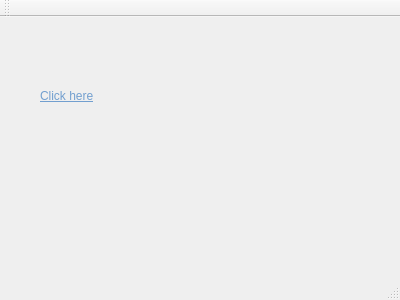
<?xml version="1.0" encoding="UTF-8"?>
<ui version="4.0">
 <class>MainWindow</class>
 <widget class="QMainWindow" name="MainWindow">
  <property name="geometry">
   <rect>
    <x>0</x>
    <y>0</y>
    <width>400</width>
    <height>300</height>
   </rect>
  </property>
  <property name="font">
   <font>
    <underline>true</underline>
   </font>
  </property>
  <property name="windowTitle">
   <string>MainWindow</string>
  </property>
  <widget class="QWidget" name="centralWidget">
   <widget class="ClickableQLabel" name="label">
    <property name="geometry">
     <rect>
      <x>40</x>
      <y>70</y>
      <width>161</width>
      <height>17</height>
     </rect>
    </property>
    <property name="styleSheet">
     <string notr="true">color: rgb(114, 159, 207);</string>
    </property>
    <property name="text">
     <string>Click here</string>
    </property>
   </widget>
  </widget>
  <widget class="QMenuBar" name="menuBar">
   <property name="geometry">
    <rect>
     <x>0</x>
     <y>0</y>
     <width>400</width>
     <height>22</height>
    </rect>
   </property>
  </widget>
  <widget class="QToolBar" name="mainToolBar">
   <attribute name="toolBarArea">
    <enum>TopToolBarArea</enum>
   </attribute>
   <attribute name="toolBarBreak">
    <bool>false</bool>
   </attribute>
  </widget>
  <widget class="QStatusBar" name="statusBar"/>
 </widget>
 <layoutdefault spacing="6" margin="11"/>
 <customwidgets>
  <customwidget>
   <class>ClickableQLabel</class>
   <extends>QLabel</extends>
   <header>ClickableQLabel.h</header>
  </customwidget>
 </customwidgets>
 <resources/>
 <connections/>
</ui>
